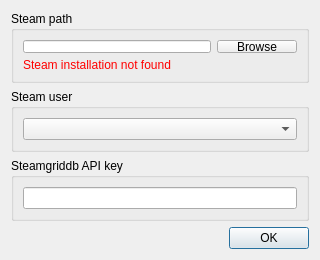
<?xml version="1.0" encoding="UTF-8"?>
<ui version="4.0">
 <class>Dialog</class>
 <widget class="QDialog" name="Dialog">
  <property name="geometry">
   <rect>
    <x>0</x>
    <y>0</y>
    <width>320</width>
    <height>260</height>
   </rect>
  </property>
  <property name="sizePolicy">
   <sizepolicy hsizetype="Preferred" vsizetype="Preferred">
    <horstretch>0</horstretch>
    <verstretch>0</verstretch>
   </sizepolicy>
  </property>
  <property name="minimumSize">
   <size>
    <width>320</width>
    <height>260</height>
   </size>
  </property>
  <property name="maximumSize">
   <size>
    <width>320</width>
    <height>260</height>
   </size>
  </property>
  <property name="windowTitle">
   <string>Setup</string>
  </property>
  <property name="sizeGripEnabled">
   <bool>false</bool>
  </property>
  <property name="modal">
   <bool>true</bool>
  </property>
  <layout class="QGridLayout" name="gridLayout">
   <item row="1" column="0">
    <widget class="QGroupBox" name="userBox">
     <property name="title">
      <string>Steam user</string>
     </property>
     <layout class="QHBoxLayout" name="horizontalLayout_3">
      <item>
       <widget class="QComboBox" name="userSelect"/>
      </item>
     </layout>
    </widget>
   </item>
   <item row="3" column="0">
    <widget class="QDialogButtonBox" name="buttonBox">
     <property name="enabled">
      <bool>true</bool>
     </property>
     <property name="orientation">
      <enum>Qt::Orientation::Horizontal</enum>
     </property>
     <property name="standardButtons">
      <set>QDialogButtonBox::StandardButton::Ok</set>
     </property>
     <property name="centerButtons">
      <bool>false</bool>
     </property>
    </widget>
   </item>
   <item row="0" column="0">
    <widget class="QGroupBox" name="steamBox">
     <property name="title">
      <string>Steam path</string>
     </property>
     <layout class="QVBoxLayout" name="verticalLayout">
      <item>
       <layout class="QHBoxLayout" name="horizontalLayout">
        <item>
         <widget class="QLineEdit" name="pathField"/>
        </item>
        <item>
         <widget class="QPushButton" name="browseButton">
          <property name="text">
           <string>Browse</string>
          </property>
         </widget>
        </item>
       </layout>
      </item>
      <item>
       <widget class="QLabel" name="pathLabel">
        <property name="styleSheet">
         <string notr="true">color: red;</string>
        </property>
        <property name="text">
         <string>Steam installation not found</string>
        </property>
       </widget>
      </item>
     </layout>
    </widget>
   </item>
   <item row="2" column="0">
    <widget class="QGroupBox" name="apiBox">
     <property name="title">
      <string>Steamgriddb API key</string>
     </property>
     <layout class="QHBoxLayout" name="horizontalLayout_2">
      <item>
       <widget class="QLineEdit" name="apiField"/>
      </item>
     </layout>
    </widget>
   </item>
  </layout>
 </widget>
 <resources/>
 <connections>
  <connection>
   <sender>buttonBox</sender>
   <signal>accepted()</signal>
   <receiver>Dialog</receiver>
   <slot>accept()</slot>
   <hints>
    <hint type="sourcelabel">
     <x>248</x>
     <y>254</y>
    </hint>
    <hint type="destinationlabel">
     <x>157</x>
     <y>274</y>
    </hint>
   </hints>
  </connection>
  <connection>
   <sender>buttonBox</sender>
   <signal>rejected()</signal>
   <receiver>Dialog</receiver>
   <slot>reject()</slot>
   <hints>
    <hint type="sourcelabel">
     <x>316</x>
     <y>260</y>
    </hint>
    <hint type="destinationlabel">
     <x>286</x>
     <y>274</y>
    </hint>
   </hints>
  </connection>
 </connections>
</ui>
